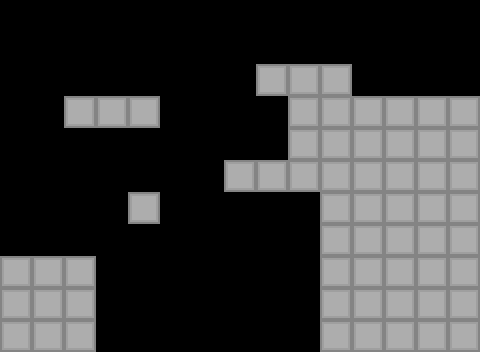

Below is a game level as drawn by its tile map, then a one-line description and the .tmx file that defines it, in full:
An orthogonal 15x11 tile map with 32x32 px tiles, 1 tile layer (Ground) and 17 objects (3x spike, man, ghost, shard, flag).

<map version="1.10" tiledversion="1.10.2" orientation="orthogonal" renderorder="right-down" width="15" height="11" tilewidth="32" tileheight="32" infinite="0" nextlayerid="4" nextobjectid="45">
 <editorsettings>
  <export target="../level_3.lua" format="lua" />
 </editorsettings>
 <tileset firstgid="1" name="tileset" tilewidth="32" tileheight="32" tilecount="28" columns="7">
  <image source="../../sprites/ground/tileset.png" width="224" height="128" />
 </tileset>
 <layer id="1" name="Ground" width="15" height="11">
  <data encoding="csv">
0,0,0,0,0,0,0,0,0,0,0,0,0,0,0,
0,0,0,0,0,0,0,0,0,0,0,0,0,0,0,
0,0,0,0,0,0,0,0,1,1,1,0,0,0,0,
0,0,1,1,1,0,0,0,0,1,1,1,1,1,1,
0,0,0,0,0,0,0,0,0,1,1,1,1,1,1,
0,0,0,0,0,0,0,1,1,1,1,1,1,1,1,
0,0,0,0,1,0,0,0,0,0,1,1,1,1,1,
0,0,0,0,0,0,0,0,0,0,1,1,1,1,1,
1,1,1,0,0,0,0,0,0,0,1,1,1,1,1,
1,1,1,0,0,0,0,0,0,0,1,1,1,1,1,
1,1,1,0,0,0,0,0,0,0,1,1,1,1,1
</data>
 </layer>
 <objectgroup color="#323232" id="2" name="Solid" visible="0">
  <object id="2" x="0" y="256" width="96" height="96" />
  <object id="24" x="0" y="-32" width="480" height="32" />
  <object id="26" x="480" y="-32" width="32" height="128" />
  <object id="27" x="-32" y="-32" width="32" height="288" />
  <object id="28" x="320" y="96" width="160" height="256" />
  <object id="34" x="256" y="64" width="96" height="32" />
  <object id="35" x="288" y="96" width="32" height="96" />
  <object id="36" x="224" y="160" width="64" height="32" />
  <object id="37" x="128" y="192" width="32" height="32" />
  <object id="38" x="64" y="96" width="96" height="32" />
 </objectgroup>
 <objectgroup color="#1807ff" id="3" name="Objects" visible="0">
  <object id="4" type="man" x="32" y="224" width="32" height="32" />
  <object id="39" type="ghost" x="128" y="64" width="32" height="32" />
  <object id="40" type="spike" x="256" y="96" width="32" height="32" />
  <object id="41" type="spike" x="256" y="128" width="32" height="32" />
  <object id="42" type="spike" x="160" y="192" width="32" height="32" />
  <object id="43" type="shard" x="224" y="64" width="32" height="32" />
  <object id="44" type="flag" x="416" y="64" width="32" height="32" />
 </objectgroup>
</map>
